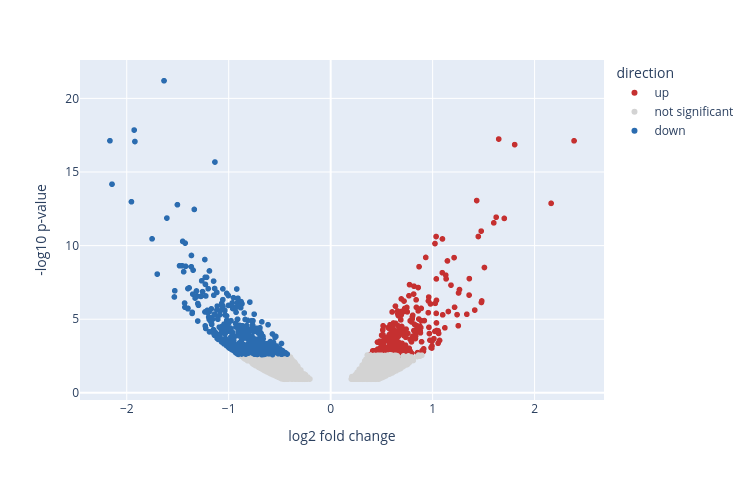

Notebook cell for this chart:
### Markdown cell above
## 4. plotly: plots you can explore

Every library so far draws a picture. plotly draws an **interactive** plot in the notebook: hover
over a point to see which gene it is, drag to zoom, double-click to zoom out, and click a group in
the legend to hide it. When you explore a new table this beats a static plot: the first question
about an outlier is always "which gene is that?". `plotly.express` takes a DataFrame and column
names, like seaborn.

### Code cell
import plotly.express as px

fig = px.scatter(df, x="log2_FoldChange", y="minus_log10_pvalue", color="direction",
                 hover_name="Gene", hover_data={"baseMean": ":.0f", "padj": ":.1e"},
                 color_discrete_map={"down": "#2b6cb0", "not significant": "lightgrey", "up": "#c53030"},
                 labels={"log2_FoldChange": "log2 fold change", "minus_log10_pvalue": "-log10 p-value"},
                 width=750, height=480)
fig.show()

### Figure 1 — Plotly figure (JSON) as saved in the notebook; plotly's stock layout.template omitted (floating-point values rounded to 4 significant figures; data arrays with more than 128 entries replaced by an {"elided": "..."} marker saying what was removed)
{"data": [{"customdata": {"elided": "266x2 float values"}, "hovertemplate": "<b>%{hovertext}</b><br><br>direction=up<br>log2 fold change=%{x}<br>-log10 p-value=%{y}<br>baseMean=%{customdata[0]:.0f}<br>padj=%{customdata[1]:.1e}<extra></extra>", "hovertext": {"elided": "266 str values"}, "legendgroup": "up", "marker": {"color": "#c53030", "symbol": "circle"}, "mode": "markers", "name": "up", "showlegend": true, "type": "scattergl", "x": {"elided": "266 float values"}, "xaxis": "x", "y": {"elided": "266 float values"}, "yaxis": "y"}, {"customdata": {"elided": "2345x2 float values"}, "hovertemplate": "<b>%{hovertext}</b><br><br>direction=not significant<br>log2 fold change=%{x}<br>-log10 p-value=%{y}<br>baseMean=%{customdata[0]:.0f}<br>padj=%{customdata[1]:.1e}<extra></extra>", "hovertext": {"elided": "2345 str values"}, "legendgroup": "not significant", "marker": {"color": "lightgrey", "symbol": "circle"}, "mode": "markers", "name": "not significant", "showlegend": true, "type": "scattergl", "x": {"elided": "2345 float values"}, "xaxis": "x", "y": {"elided": "2345 float values"}, "yaxis": "y"}, {"customdata": {"elided": "390x2 float values"}, "hovertemplate": "<b>%{hovertext}</b><br><br>direction=down<br>log2 fold change=%{x}<br>-log10 p-value=%{y}<br>baseMean=%{customdata[0]:.0f}<br>padj=%{customdata[1]:.1e}<extra></extra>", "hovertext": {"elided": "390 str values"}, "legendgroup": "down", "marker": {"color": "#2b6cb0", "symbol": "circle"}, "mode": "markers", "name": "down", "showlegend": true, "type": "scattergl", "x": {"elided": "390 float values"}, "xaxis": "x", "y": {"elided": "390 float values"}, "yaxis": "y"}], "layout": {"height": 480, "legend": {"title": {"text": "direction"}, "tracegroupgap": 0}, "margin": {"t": 60}, "width": 750, "xaxis": {"anchor": "y", "domain": [0.0, 1.0], "title": {"text": "log2 fold change"}}, "yaxis": {"anchor": "x", "domain": [0.0, 1.0], "title": {"text": "-log10 p-value"}}}}
